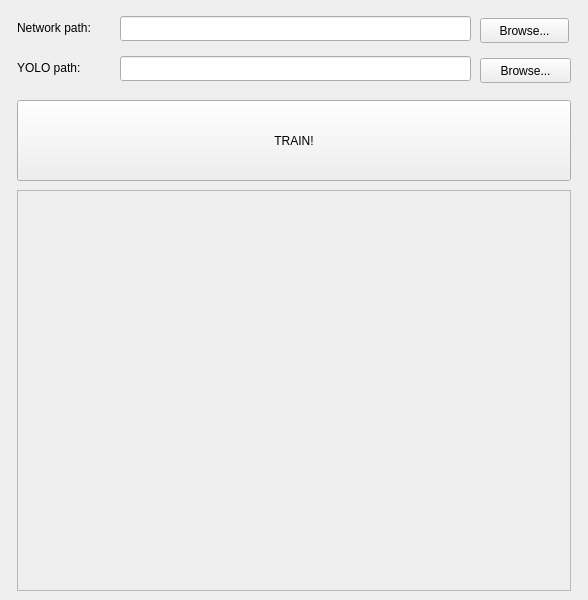
<?xml version="1.0" encoding="UTF-8"?>
<ui version="4.0">
 <class>Train_frame</class>
 <widget class="QMainWindow" name="Train_frame">
  <property name="geometry">
   <rect>
    <x>0</x>
    <y>0</y>
    <width>588</width>
    <height>600</height>
   </rect>
  </property>
  <property name="minimumSize">
   <size>
    <width>588</width>
    <height>600</height>
   </size>
  </property>
  <property name="maximumSize">
   <size>
    <width>588</width>
    <height>600</height>
   </size>
  </property>
  <property name="windowTitle">
   <string>Train network</string>
  </property>
  <widget class="QWidget" name="centralwidget">
   <widget class="QPushButton" name="btn_browse_yolo">
    <property name="geometry">
     <rect>
      <x>480</x>
      <y>58</y>
      <width>91</width>
      <height>25</height>
     </rect>
    </property>
    <property name="text">
     <string>Browse...</string>
    </property>
   </widget>
   <widget class="QPushButton" name="btn_browse_dataset">
    <property name="geometry">
     <rect>
      <x>480</x>
      <y>18</y>
      <width>89</width>
      <height>25</height>
     </rect>
    </property>
    <property name="text">
     <string>Browse...</string>
    </property>
   </widget>
   <widget class="QLineEdit" name="txt_dataset">
    <property name="geometry">
     <rect>
      <x>120</x>
      <y>16</y>
      <width>351</width>
      <height>25</height>
     </rect>
    </property>
    <property name="toolTip">
     <string/>
    </property>
   </widget>
   <widget class="QLabel" name="label">
    <property name="geometry">
     <rect>
      <x>17</x>
      <y>20</y>
      <width>101</width>
      <height>16</height>
     </rect>
    </property>
    <property name="text">
     <string>Network path:</string>
    </property>
   </widget>
   <widget class="QLineEdit" name="txt_yolo">
    <property name="geometry">
     <rect>
      <x>120</x>
      <y>56</y>
      <width>351</width>
      <height>25</height>
     </rect>
    </property>
    <property name="toolTip">
     <string>Path to YOLO detector. Please, have detector executable with the name &quot;detector&quot;.</string>
    </property>
   </widget>
   <widget class="QLabel" name="label_4">
    <property name="geometry">
     <rect>
      <x>17</x>
      <y>60</y>
      <width>101</width>
      <height>16</height>
     </rect>
    </property>
    <property name="text">
     <string>YOLO path:</string>
    </property>
   </widget>
   <widget class="QPushButton" name="btn_start">
    <property name="geometry">
     <rect>
      <x>17</x>
      <y>100</y>
      <width>554</width>
      <height>81</height>
     </rect>
    </property>
    <property name="text">
     <string>TRAIN!</string>
    </property>
   </widget>
   <widget class="QPlainTextEdit" name="plainTextEdit">
    <property name="enabled">
     <bool>false</bool>
    </property>
    <property name="geometry">
     <rect>
      <x>17</x>
      <y>190</y>
      <width>554</width>
      <height>401</height>
     </rect>
    </property>
    <property name="sizeAdjustPolicy">
     <enum>QAbstractScrollArea::AdjustToContents</enum>
    </property>
    <property name="maximumBlockCount">
     <number>100</number>
    </property>
   </widget>
  </widget>
 </widget>
 <resources/>
 <connections/>
</ui>
